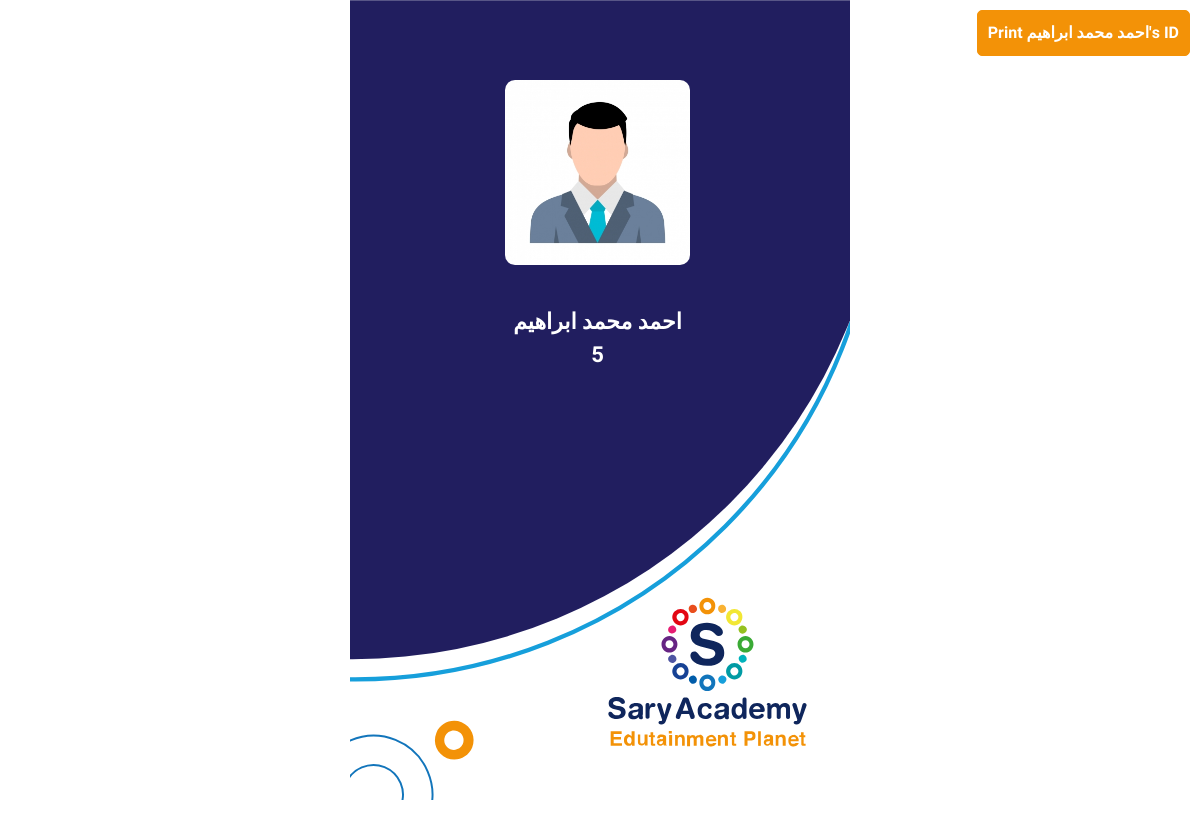
Before: /profile.php?id=1 (signed in) with the older database file.
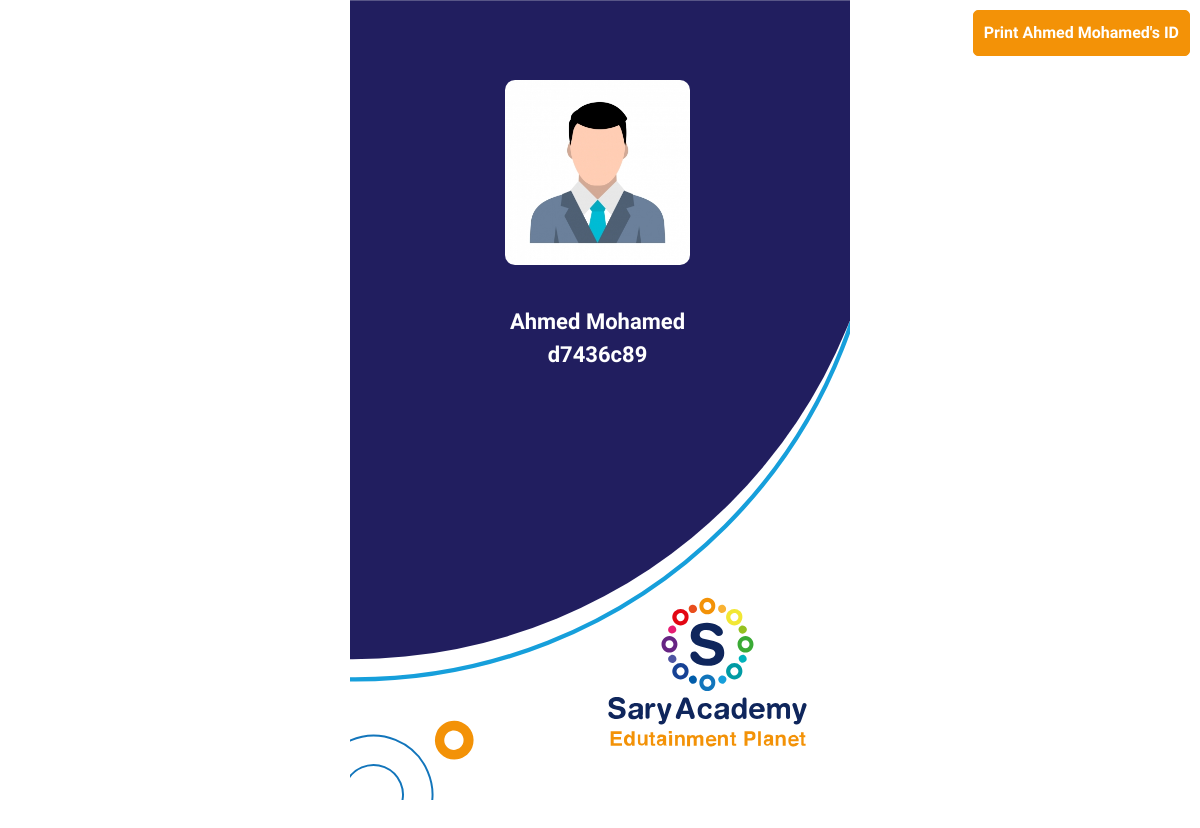
After: the same page with the newer database file.
### tables this page shows
CREATE TABLE `cards` (
  `id` int(255) NOT NULL,
  `name` text NOT NULL,
  `phone` text DEFAULT NULL,
  `birthday` text NOT NULL,
  `gender` text NOT NULL,
  `code` text NOT NULL,
  `kind` text DEFAULT NULL,
  `position` text DEFAULT NULL,
  `salary` text DEFAULT NULL,
  `profile_pic` varchar(255) DEFAULT NULL,
  `hours` int(255) NOT NULL
);

### profile.php (the view, shortened to what this page needs)
<html>
<head>
    <?php include('links.php'); ?>
</head>
<body>
    <?php
    if (isset($_GET['id'])) {
        $id = $_GET['id'];
        $sql = "SELECT * FROM cards WHERE id='$id'";
        $query = mysqli_query($connect, $sql);
        $num = mysqli_num_rows($query);
        if ($num > 0) {
            while ($row = mysqli_fetch_array($query)) {
                $name = $row['name'];
                $code = $row['code'];
                $pic = $row['profile_pic'];
                $kind = $row['kind'];
                if ($kind == "Student") {
                    echo '
                    <div class="id-print">
                    <div class="id-student">
                        <div class="student-image" style="max-width: 185px;height: 185px;object-fit: cover;">
                        <img class="pic-print" src="students/' . $pic . '">
                        <div class="id-info" style="text-align:center">
                            <span class="print-name" style="font-weight: bold;color: white;position: relative;top: 120px;left: 155px;font-size: 22px;">'.$name.'</span>
                            <span class="print-code" style="font-weight: bold;color: white;position: relative;top: 120px;left: 155px;font-size: 22px;">'.$code.'</span>
                        </div>
                        </div>
                    </div>
                    <div class="back-id"></div>
                    </div>
                ';
                } elseif ($kind == "Employee") {
                    echo '
                    <div class="id-print">
                    <div class="id-employee">
                        <div class="student-image" style="max-width: 185px;height: 185px;object-fit: cover;">
                        <img class="pic-print" src="employees/' . $pic . '">
                        <div class="id-info" style="text-align:center">
                            <span class="print-name" style="font-weight: bold;color: white;position: relative;top: 120px;left: 155px;font-size: 22px;">'.$name.'</span>
                            <span class="print-code" style="font-weight: bold;color: white;position: relative;top: 120px;left: 155px;font-size: 22px;">'.$code.'</span>
                        </div>
                        </div>
                    </div>
                    <div class="back-id"></div>
                    </div>
                ';
                }
            }
        }
    }
    ?>
    <button type="button" class="print" onclick="codespeedy()">
        Print <?php echo "$name" . "'s" ?> ID
    </button>
</body>
</html>

Changed rows visible on the page:
changed cards: name "احمد محمد ابراهيم" → "Ahmed Mohamed"; code "5" → "d7436c89"
